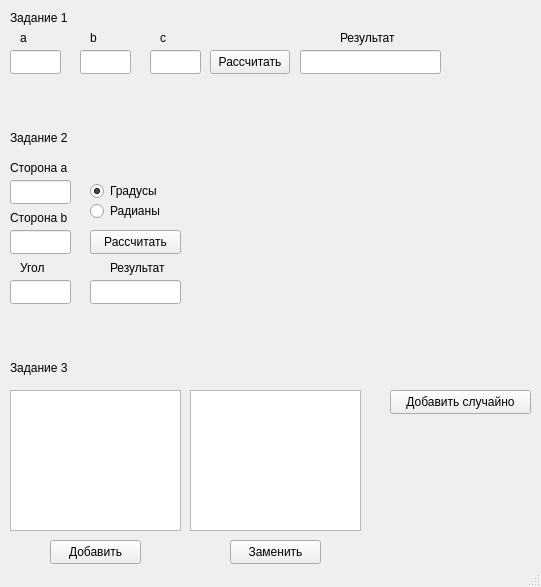
<?xml version="1.0" encoding="UTF-8"?>
<ui version="4.0">
 <class>MainWindow</class>
 <widget class="QMainWindow" name="MainWindow">
  <property name="geometry">
   <rect>
    <x>0</x>
    <y>0</y>
    <width>541</width>
    <height>587</height>
   </rect>
  </property>
  <property name="windowTitle">
   <string>MainWindow</string>
  </property>
  <widget class="QWidget" name="centralwidget">
   <widget class="QLabel" name="label">
    <property name="geometry">
     <rect>
      <x>10</x>
      <y>10</y>
      <width>61</width>
      <height>16</height>
     </rect>
    </property>
    <property name="text">
     <string>Задание 1</string>
    </property>
   </widget>
   <widget class="QLabel" name="label_2">
    <property name="geometry">
     <rect>
      <x>20</x>
      <y>30</y>
      <width>61</width>
      <height>16</height>
     </rect>
    </property>
    <property name="text">
     <string>a</string>
    </property>
   </widget>
   <widget class="QLabel" name="label_3">
    <property name="geometry">
     <rect>
      <x>90</x>
      <y>30</y>
      <width>61</width>
      <height>16</height>
     </rect>
    </property>
    <property name="text">
     <string>b</string>
    </property>
   </widget>
   <widget class="QLabel" name="label_4">
    <property name="geometry">
     <rect>
      <x>160</x>
      <y>30</y>
      <width>61</width>
      <height>16</height>
     </rect>
    </property>
    <property name="text">
     <string>c</string>
    </property>
   </widget>
   <widget class="QLineEdit" name="lineEdit">
    <property name="geometry">
     <rect>
      <x>10</x>
      <y>50</y>
      <width>51</width>
      <height>24</height>
     </rect>
    </property>
   </widget>
   <widget class="QLineEdit" name="lineEdit_2">
    <property name="geometry">
     <rect>
      <x>80</x>
      <y>50</y>
      <width>51</width>
      <height>24</height>
     </rect>
    </property>
   </widget>
   <widget class="QLineEdit" name="lineEdit_3">
    <property name="geometry">
     <rect>
      <x>150</x>
      <y>50</y>
      <width>51</width>
      <height>24</height>
     </rect>
    </property>
   </widget>
   <widget class="QLineEdit" name="lineEdit_4">
    <property name="geometry">
     <rect>
      <x>300</x>
      <y>50</y>
      <width>141</width>
      <height>24</height>
     </rect>
    </property>
   </widget>
   <widget class="QLabel" name="label_5">
    <property name="geometry">
     <rect>
      <x>340</x>
      <y>30</y>
      <width>61</width>
      <height>16</height>
     </rect>
    </property>
    <property name="text">
     <string>Результат</string>
    </property>
   </widget>
   <widget class="QPushButton" name="pushButton">
    <property name="geometry">
     <rect>
      <x>210</x>
      <y>50</y>
      <width>80</width>
      <height>24</height>
     </rect>
    </property>
    <property name="text">
     <string>Рассчитать</string>
    </property>
   </widget>
   <widget class="QLabel" name="label_6">
    <property name="geometry">
     <rect>
      <x>10</x>
      <y>130</y>
      <width>61</width>
      <height>16</height>
     </rect>
    </property>
    <property name="text">
     <string>Задание 2</string>
    </property>
   </widget>
   <widget class="QLineEdit" name="lineEdit_5">
    <property name="geometry">
     <rect>
      <x>10</x>
      <y>230</y>
      <width>61</width>
      <height>24</height>
     </rect>
    </property>
   </widget>
   <widget class="QPushButton" name="pushButton_2">
    <property name="geometry">
     <rect>
      <x>90</x>
      <y>230</y>
      <width>91</width>
      <height>24</height>
     </rect>
    </property>
    <property name="text">
     <string>Рассчитать</string>
    </property>
   </widget>
   <widget class="QLineEdit" name="lineEdit_6">
    <property name="geometry">
     <rect>
      <x>10</x>
      <y>180</y>
      <width>61</width>
      <height>24</height>
     </rect>
    </property>
   </widget>
   <widget class="QLineEdit" name="lineEdit_7">
    <property name="geometry">
     <rect>
      <x>90</x>
      <y>280</y>
      <width>91</width>
      <height>24</height>
     </rect>
    </property>
   </widget>
   <widget class="QLabel" name="label_7">
    <property name="geometry">
     <rect>
      <x>10</x>
      <y>160</y>
      <width>61</width>
      <height>16</height>
     </rect>
    </property>
    <property name="text">
     <string>Сторона a</string>
    </property>
   </widget>
   <widget class="QLabel" name="label_8">
    <property name="geometry">
     <rect>
      <x>110</x>
      <y>260</y>
      <width>61</width>
      <height>16</height>
     </rect>
    </property>
    <property name="text">
     <string>Результат</string>
    </property>
   </widget>
   <widget class="QLabel" name="label_9">
    <property name="geometry">
     <rect>
      <x>10</x>
      <y>210</y>
      <width>61</width>
      <height>16</height>
     </rect>
    </property>
    <property name="text">
     <string>Сторона b</string>
    </property>
   </widget>
   <widget class="QLineEdit" name="lineEdit_8">
    <property name="geometry">
     <rect>
      <x>10</x>
      <y>280</y>
      <width>61</width>
      <height>24</height>
     </rect>
    </property>
   </widget>
   <widget class="QLabel" name="label_10">
    <property name="geometry">
     <rect>
      <x>20</x>
      <y>260</y>
      <width>61</width>
      <height>16</height>
     </rect>
    </property>
    <property name="text">
     <string>Угол</string>
    </property>
   </widget>
   <widget class="QRadioButton" name="radioButton">
    <property name="geometry">
     <rect>
      <x>90</x>
      <y>180</y>
      <width>91</width>
      <height>22</height>
     </rect>
    </property>
    <property name="text">
     <string>Градусы</string>
    </property>
    <property name="checked">
     <bool>true</bool>
    </property>
   </widget>
   <widget class="QRadioButton" name="radioButton_2">
    <property name="geometry">
     <rect>
      <x>90</x>
      <y>200</y>
      <width>91</width>
      <height>22</height>
     </rect>
    </property>
    <property name="text">
     <string>Радианы</string>
    </property>
   </widget>
   <widget class="QLabel" name="label_11">
    <property name="geometry">
     <rect>
      <x>10</x>
      <y>360</y>
      <width>61</width>
      <height>16</height>
     </rect>
    </property>
    <property name="text">
     <string>Задание 3</string>
    </property>
   </widget>
   <widget class="QPlainTextEdit" name="plainTextEdit">
    <property name="geometry">
     <rect>
      <x>10</x>
      <y>390</y>
      <width>171</width>
      <height>141</height>
     </rect>
    </property>
   </widget>
   <widget class="QPlainTextEdit" name="plainTextEdit_2">
    <property name="geometry">
     <rect>
      <x>190</x>
      <y>390</y>
      <width>171</width>
      <height>141</height>
     </rect>
    </property>
   </widget>
   <widget class="QPushButton" name="pushButton_3">
    <property name="geometry">
     <rect>
      <x>50</x>
      <y>540</y>
      <width>91</width>
      <height>24</height>
     </rect>
    </property>
    <property name="text">
     <string>Добавить</string>
    </property>
   </widget>
   <widget class="QPushButton" name="pushButton_4">
    <property name="geometry">
     <rect>
      <x>230</x>
      <y>540</y>
      <width>91</width>
      <height>24</height>
     </rect>
    </property>
    <property name="text">
     <string>Заменить</string>
    </property>
   </widget>
   <widget class="QPushButton" name="pushButton_5">
    <property name="geometry">
     <rect>
      <x>390</x>
      <y>390</y>
      <width>141</width>
      <height>24</height>
     </rect>
    </property>
    <property name="text">
     <string>Добавить случайно</string>
    </property>
   </widget>
  </widget>
  <widget class="QStatusBar" name="statusbar"/>
 </widget>
 <resources/>
 <connections/>
</ui>
